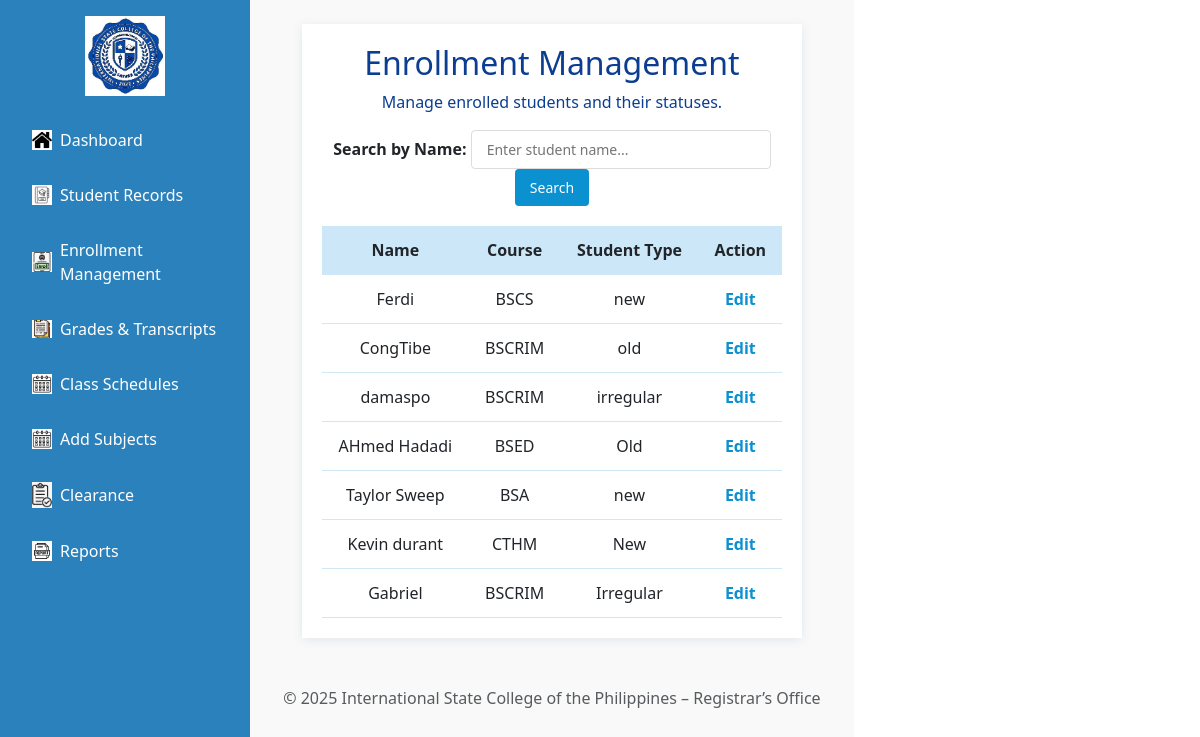
Page /Registrar/registrar.php?page=enrollment_management on the earlier database version.
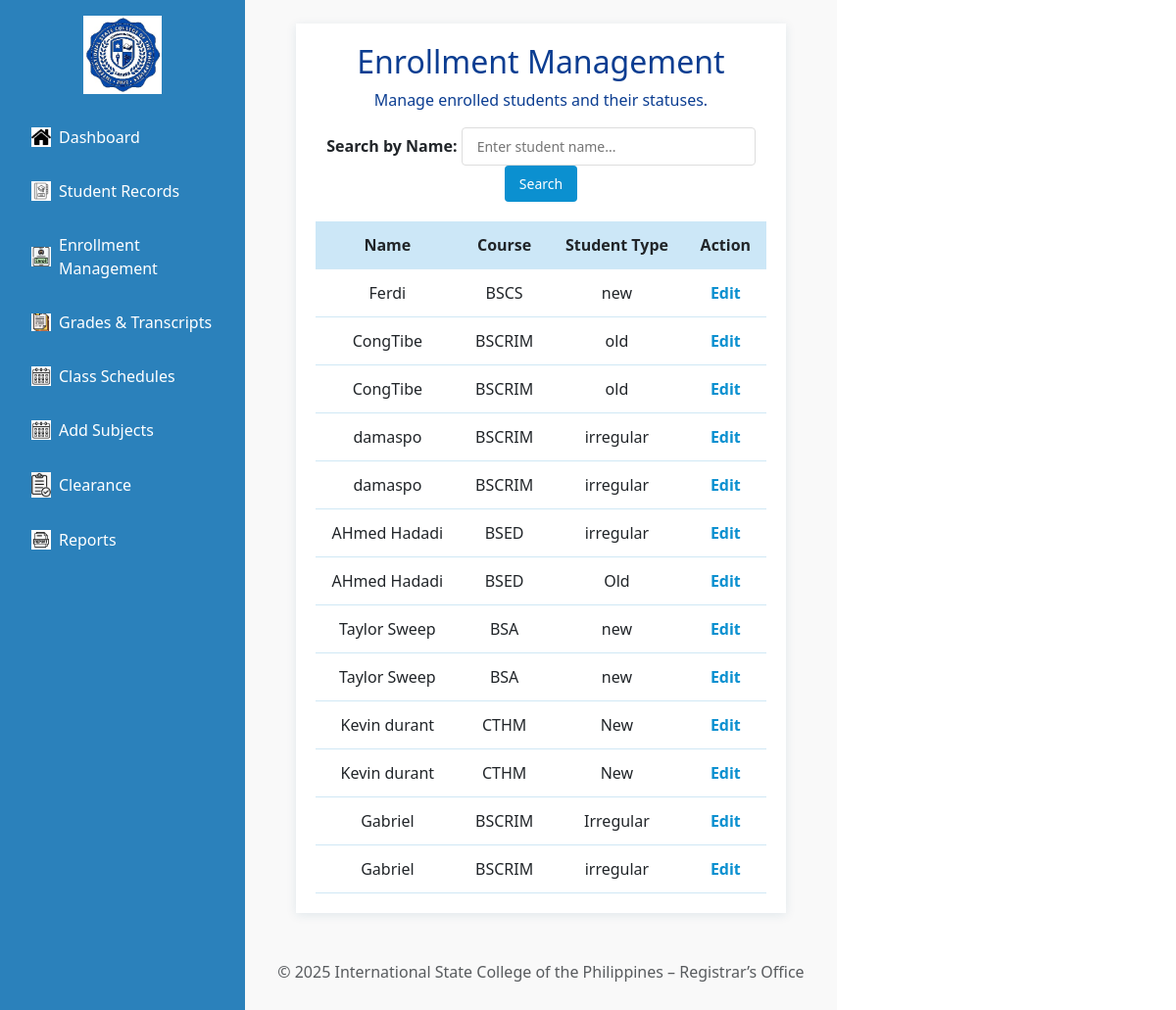
Same page on the later database version.
### tables this page shows
CREATE TABLE `tbladmission_addstudent` (
  `Admission_ID` int(11) NOT NULL,
  `full_name` varchar(255) NOT NULL,
  `birthdate` date NOT NULL,
  `gender` varchar(20) NOT NULL,
  `nationality` varchar(50) NOT NULL,
  `religion` varchar(50) NOT NULL,
  `address` text NOT NULL,
  `province` varchar(100) NOT NULL,
  `zip` varchar(10) NOT NULL,
  `city` varchar(100) NOT NULL,
  `email` varchar(255) NOT NULL,
  `phone` varchar(20) NOT NULL,
  `photo` varchar(255) DEFAULT NULL,
  `fathers_name` varchar(255) NOT NULL,
  `fathers_occupation` varchar(255) NOT NULL,
  `father_contact` varchar(20) NOT NULL,
  `mothers_name` varchar(255) NOT NULL,
  `mothers_occupation` varchar(255) NOT NULL,
  `mother_contact` varchar(20) NOT NULL,
  `guardian_name` varchar(255) NOT NULL,
  `guardian_relationship` varchar(100) NOT NULL,
  `guardian_contact` varchar(20) NOT NULL,
  `applying_grade` varchar(20) NOT NULL,
  `prevschool` varchar(255) NOT NULL,
  `last_grade` varchar(20) NOT NULL,
  `course` varchar(100) NOT NULL,
  `student_type` varchar(50) NOT NULL,
  `confirm` tinyint(1) NOT NULL,
  `signature` varchar(255) DEFAULT NULL,
  `sigdate` date DEFAULT NULL,
  `signature_path` varchar(255) NOT NULL,
  `document_path` varchar(255) NOT NULL,
  `document_name` varchar(255) NOT NULL,
  `status` varchar(255) DEFAULT 'Pending'
);

### Registrar/pages/enrollment_management.php (the view, shortened to what this page needs)
<?php
$servername = "localhost";
$username = "root";
$password = "";
$dbname = "iscpdb";
$conn = new mysqli($servername, $username, $password, $dbname);
$search_term = isset($_GET['search']) ? $_GET['search'] : '';
$sql = "
    SELECT
        Admission_ID,
        full_name,
        course,
        student_type
    FROM tbladmission_addstudent
";
$sql .= " ORDER BY Admission_ID DESC";
$stmt = $conn->prepare($sql);
$stmt->execute();
$result = $stmt->get_result();
?>
<!DOCTYPE html>
<html>
<head>
</head>
<body>
<div class="container">
    <h2>Enrollment Management</h2>
    <p>Manage enrolled students and their statuses.</p>
    <form method="GET" action="registrar.php" class="filter-form">
        <label><strong>Search by Name:</strong></label>
        <input type="text" name="search" placeholder="Enter student name..." value="<?= htmlspecialchars($search_term) ?>">
        <button type="submit">Search</button>
    </form>
    <table>
        <thead>
            <tr>
                <th>Name</th>
                <th>Course</th>
                <th>Student Type</th>
                <th>Action</th>
            </tr>
        </thead>
        <tbody>
            <?php if ($result && $result->num_rows > 0): ?>
                <?php while ($student = $result->fetch_assoc()): ?>
                    <tr>
                        <td><?= htmlspecialchars($student['full_name']) ?></td>
                        <td><?= htmlspecialchars(isset($student['course']) ? $student['course'] : 'N/A') ?></td>
                        <td><?= htmlspecialchars(isset($student['student_type']) ? $student['student_type'] : 'N/A') ?></td>
                        <td><a href="pages/edit_enrollment.php?student_id=<?= $student['Admission_ID'] ?>">Edit</a></td>
                    </tr>
                <?php endwhile; ?>
            <?php else: ?>
                <tr><td colspan="4" class="no-data">No students found<?= !empty($search_term) ? ' matching "' . htmlspecialchars($search_term) . '"' : '' ?></td></tr>
            <?php endif; ?>
        </tbody>
    </table>
</div>
</body>
</html>

### Registrar/registrar.php (shortened to what this page needs)
<!DOCTYPE html>
<html lang="en">
<head>
    <link rel="stylesheet" href="assets/css/style.css">
    <link rel="stylesheet" href="https://cdn.jsdelivr.net/npm/bootstrap@5.3.0/dist/css/bootstrap.min.css">
</head>
<body>
    <div class="d-flex">
        <?php include("header.php"); ?>
        <div class="main-content p-4">
            <?php
                $page = isset($_GET['page']) ? $_GET['page'] : 'dashboard';
$page_file = "pages/$page.php";
if (file_exists($page_file)) {
    include $page_file;
} else {
    echo "<h2>404 - Page '$page' not found.</h2>";
}
            ?>
            <footer class="text-center mt-5">
                <p class="text-muted">© 2025 International State College of the Philippines – Registrar’s Office</p>
            </footer>
        </div>
    </div>
</body>
</html>

### Registrar/header.php (shortened to what this page needs)
<div class="sidebar p-3">
    <div class="text-center mb-4">
        <img src="assets/icons/logo.jpg" alt="Logo" width="80">
    </div>
    <ul class="nav flex-column">
        <li class="nav-item">
            <a href="registrar.php?page=dashboard" class="nav-link text-white d-flex align-items-center gap-2">
                <img src="assets/icons/home.png" width="20"> Dashboard
            </a>
        </li>
        <li class="nav-item">
            <a href="registrar.php?page=student_records" class="nav-link text-white d-flex align-items-center gap-2">
                <img src="assets/icons/folder.png" width="20"> Student Records
            </a>
        </li>
        <li class="nav-item">
            <a href="registrar.php?page=enrollment_management" class="nav-link text-white d-flex align-items-center gap-2">
                <img src="assets/icons/form.png" width="20"> Enrollment Management
            </a>
        </li>
        <li class="nav-item">
            <a href="registrar.php?page=grades_transcripts" class="nav-link text-white d-flex align-items-center gap-2">
                <img src="assets/icons/document.png" width="20"> Grades & Transcripts
            </a>
        </li>
        <li class="nav-item">
            <a href="registrar.php?page=class_schedules" class="nav-link text-white d-flex align-items-center gap-2">
                <img src="assets/icons/calendar.png" width="20"> Class Schedules
            </a>
        </li>
        <li class="nav-item">
            <a href="registrar.php?page=Add_Subjects" class="nav-link text-white d-flex align-items-center gap-2">
                <img src="assets/icons/calendar.png" width="20"> Add Subjects
            </a>
        </li>
        <li class="nav-item">
            <a href="registrar.php?page=clearance" class="nav-link text-white d-flex align-items-center gap-2">
                <img src="assets/icons/check.png" width="20"> Clearance
            </a>
        </li>
        <li class="nav-item">
            <a href="registrar.php?page=reports" class="nav-link text-white d-flex align-items-center gap-2">
                <img src="assets/icons/report.png" width="20"> Reports
            </a>
        </li>
    </ul>
</div>

### Registrar/assets/css/style.css (style rules this page uses)
body { margin: 0; font-family: Arial, sans-serif; display: flex; height: 100vh; }
.main-content { margin-left: 250px; padding: 20px; flex-grow: 1; overflow-y: auto; background-color: #f9f9f9; height: 100vh; }
h2, .nav-link { font-weight: bold; }

### Registrar/header.php (style rules this page uses)
.sidebar { position: fixed; top: 0; left: 0; width: 250px; height: 100%; background-color: #2b81bb; color: white; padding-top: 20px; }
.sidebar .nav-item { margin-bottom: 15px; }
.sidebar .nav-link { color: white; font-size: 16px; text-decoration: none; }

### Registrar/pages/enrollment_management.php (style rules this page uses)
h2, p { text-align: center; color: #0b3d91; }
.container { margin: 0 auto; background: #ffffff; padding: 20px; box-shadow: 0 2px 10px rgba(0, 80, 120, 0.1); width: 90%; }
table { width: 100%; border-collapse: collapse; margin-top: 20px; }
thead { background-color: #cce7f7; }
th, td { padding: 12px 15px; text-align: center; border-bottom: 1px solid #d0e8f5; }
a { color: #0b90d0; text-decoration: none; font-weight: bold; }
.filter-form { text-align: center; margin-bottom: 20px; }
input[type="text"] { padding: 8px 15px; font-size: 14px; width: 300px; border: 1px solid #ddd; border-radius: 4px; }
button { padding: 8px 15px; font-size: 14px; background-color: #0b90d0; color: white; border: none; border-radius: 4px; cursor: pointer; }

Differences in the rows shown:
added tbladmission_addstudent: full_name "CongTibe", course "BSCRIM", student_type "old"
added tbladmission_addstudent: full_name "damaspo", course "BSCRIM", student_type "irregular"
added tbladmission_addstudent: full_name "AHmed Hadadi", course "BSED", student_type "irregular"
added tbladmission_addstudent: full_name "Taylor Sweep", course "BSA", student_type "new"
added tbladmission_addstudent: full_name "Kevin durant", course "CTHM", student_type "New"
added tbladmission_addstudent: full_name "Gabriel", course "BSCRIM", student_type "irregular"
